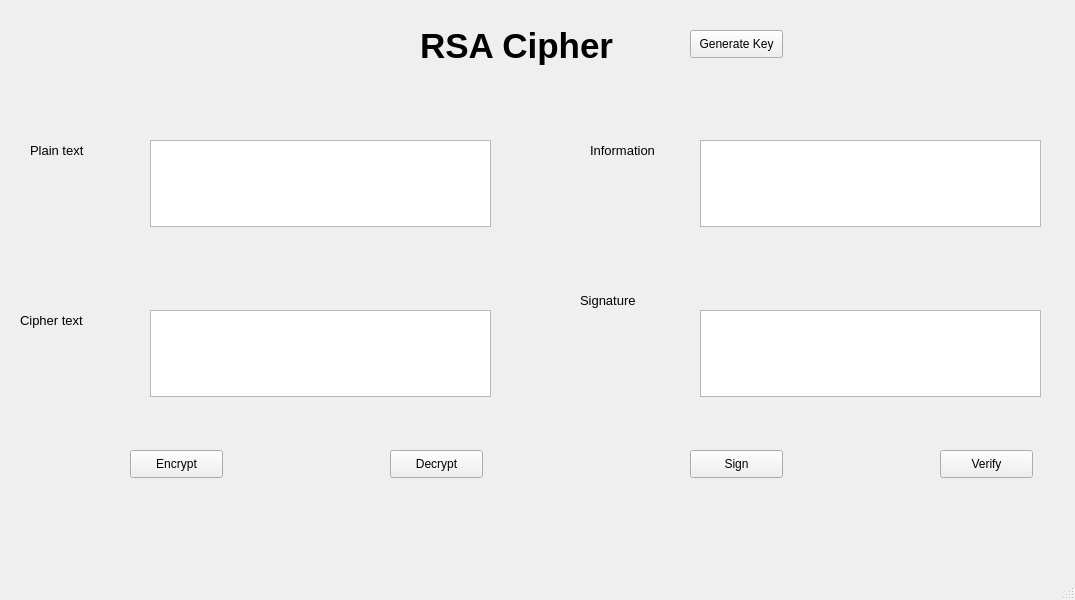
<?xml version="1.0" encoding="UTF-8"?>
<ui version="4.0">
 <class>MainWindow</class>
 <widget class="QMainWindow" name="MainWindow">
  <property name="geometry">
   <rect>
    <x>0</x>
    <y>0</y>
    <width>1075</width>
    <height>600</height>
   </rect>
  </property>
  <property name="windowTitle">
   <string>MainWindow</string>
  </property>
  <widget class="QWidget" name="centralwidget">
   <widget class="QLabel" name="label">
    <property name="geometry">
     <rect>
      <x>420</x>
      <y>0</y>
      <width>351</width>
      <height>91</height>
     </rect>
    </property>
    <property name="font">
     <font>
      <pointsize>26</pointsize>
      <weight>75</weight>
      <bold>true</bold>
     </font>
    </property>
    <property name="text">
     <string>RSA Cipher</string>
    </property>
   </widget>
   <widget class="QLabel" name="label_2">
    <property name="geometry">
     <rect>
      <x>30</x>
      <y>120</y>
      <width>131</width>
      <height>61</height>
     </rect>
    </property>
    <property name="font">
     <font>
      <pointsize>10</pointsize>
     </font>
    </property>
    <property name="text">
     <string>Plain text</string>
    </property>
   </widget>
   <widget class="QLabel" name="label_3">
    <property name="geometry">
     <rect>
      <x>20</x>
      <y>290</y>
      <width>131</width>
      <height>61</height>
     </rect>
    </property>
    <property name="font">
     <font>
      <pointsize>10</pointsize>
     </font>
    </property>
    <property name="text">
     <string>Cipher text</string>
    </property>
   </widget>
   <widget class="QLabel" name="label_4">
    <property name="geometry">
     <rect>
      <x>590</x>
      <y>120</y>
      <width>131</width>
      <height>61</height>
     </rect>
    </property>
    <property name="font">
     <font>
      <pointsize>10</pointsize>
     </font>
    </property>
    <property name="text">
     <string>Information</string>
    </property>
   </widget>
   <widget class="QLabel" name="label_5">
    <property name="geometry">
     <rect>
      <x>580</x>
      <y>270</y>
      <width>131</width>
      <height>61</height>
     </rect>
    </property>
    <property name="font">
     <font>
      <pointsize>10</pointsize>
     </font>
    </property>
    <property name="text">
     <string>Signature</string>
    </property>
   </widget>
   <widget class="QPlainTextEdit" name="txt_plain_text">
    <property name="geometry">
     <rect>
      <x>150</x>
      <y>140</y>
      <width>341</width>
      <height>87</height>
     </rect>
    </property>
   </widget>
   <widget class="QPlainTextEdit" name="txt_cipher_text">
    <property name="geometry">
     <rect>
      <x>150</x>
      <y>310</y>
      <width>341</width>
      <height>87</height>
     </rect>
    </property>
   </widget>
   <widget class="QPlainTextEdit" name="txt_info">
    <property name="geometry">
     <rect>
      <x>700</x>
      <y>140</y>
      <width>341</width>
      <height>87</height>
     </rect>
    </property>
   </widget>
   <widget class="QPlainTextEdit" name="txt_sign">
    <property name="geometry">
     <rect>
      <x>700</x>
      <y>310</y>
      <width>341</width>
      <height>87</height>
     </rect>
    </property>
   </widget>
   <widget class="QPushButton" name="btn_gen_keys">
    <property name="geometry">
     <rect>
      <x>690</x>
      <y>30</y>
      <width>93</width>
      <height>28</height>
     </rect>
    </property>
    <property name="text">
     <string>Generate Key</string>
    </property>
   </widget>
   <widget class="QPushButton" name="btn_encypt">
    <property name="geometry">
     <rect>
      <x>130</x>
      <y>450</y>
      <width>93</width>
      <height>28</height>
     </rect>
    </property>
    <property name="text">
     <string>Encrypt</string>
    </property>
   </widget>
   <widget class="QPushButton" name="btn_decrypt">
    <property name="geometry">
     <rect>
      <x>390</x>
      <y>450</y>
      <width>93</width>
      <height>28</height>
     </rect>
    </property>
    <property name="text">
     <string>Decrypt</string>
    </property>
   </widget>
   <widget class="QPushButton" name="btn_sign">
    <property name="geometry">
     <rect>
      <x>690</x>
      <y>450</y>
      <width>93</width>
      <height>28</height>
     </rect>
    </property>
    <property name="text">
     <string>Sign</string>
    </property>
   </widget>
   <widget class="QPushButton" name="btn_verify">
    <property name="geometry">
     <rect>
      <x>940</x>
      <y>450</y>
      <width>93</width>
      <height>28</height>
     </rect>
    </property>
    <property name="text">
     <string>Verify</string>
    </property>
   </widget>
  </widget>
  <widget class="QMenuBar" name="menubar">
   <property name="geometry">
    <rect>
     <x>0</x>
     <y>0</y>
     <width>1075</width>
     <height>26</height>
    </rect>
   </property>
  </widget>
  <widget class="QStatusBar" name="statusbar"/>
 </widget>
 <resources/>
 <connections/>
</ui>
